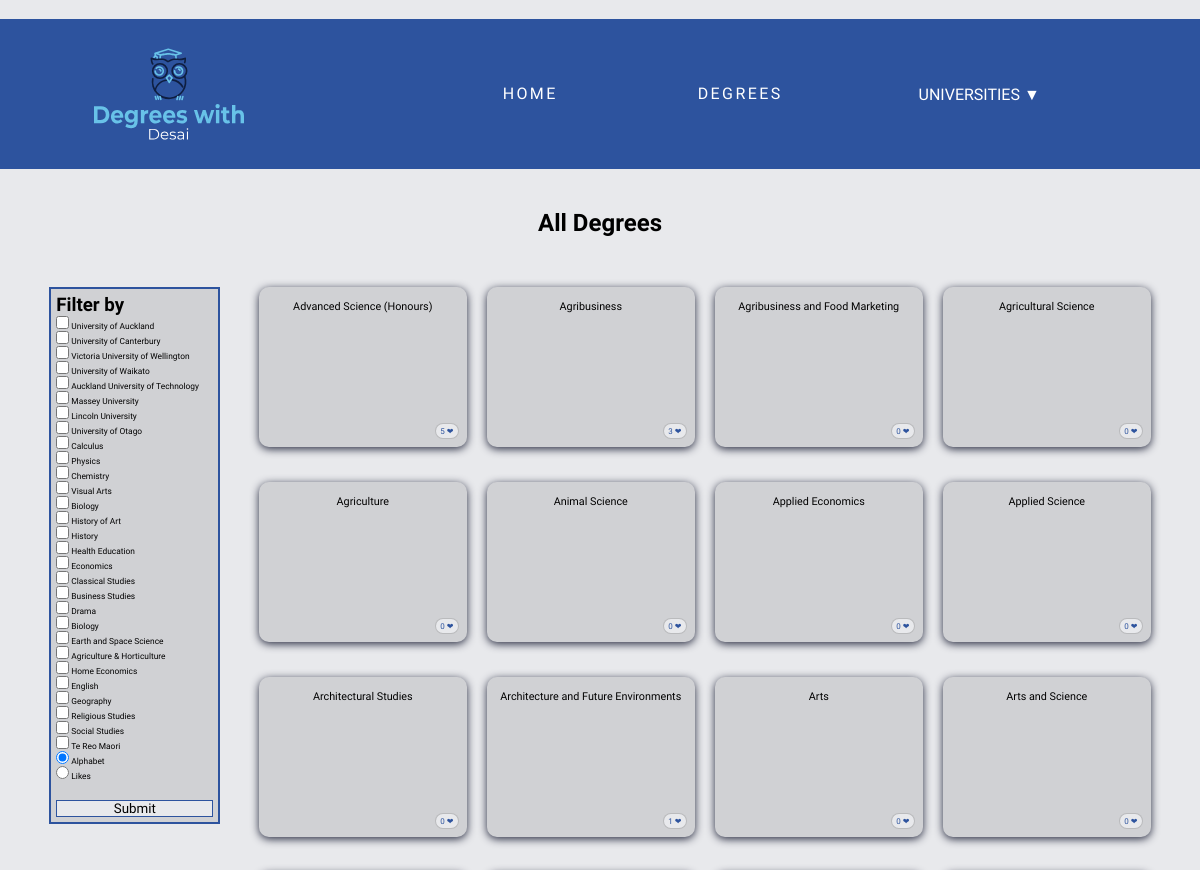
/degrees (upper part), run on an earlier commit of the app's database.
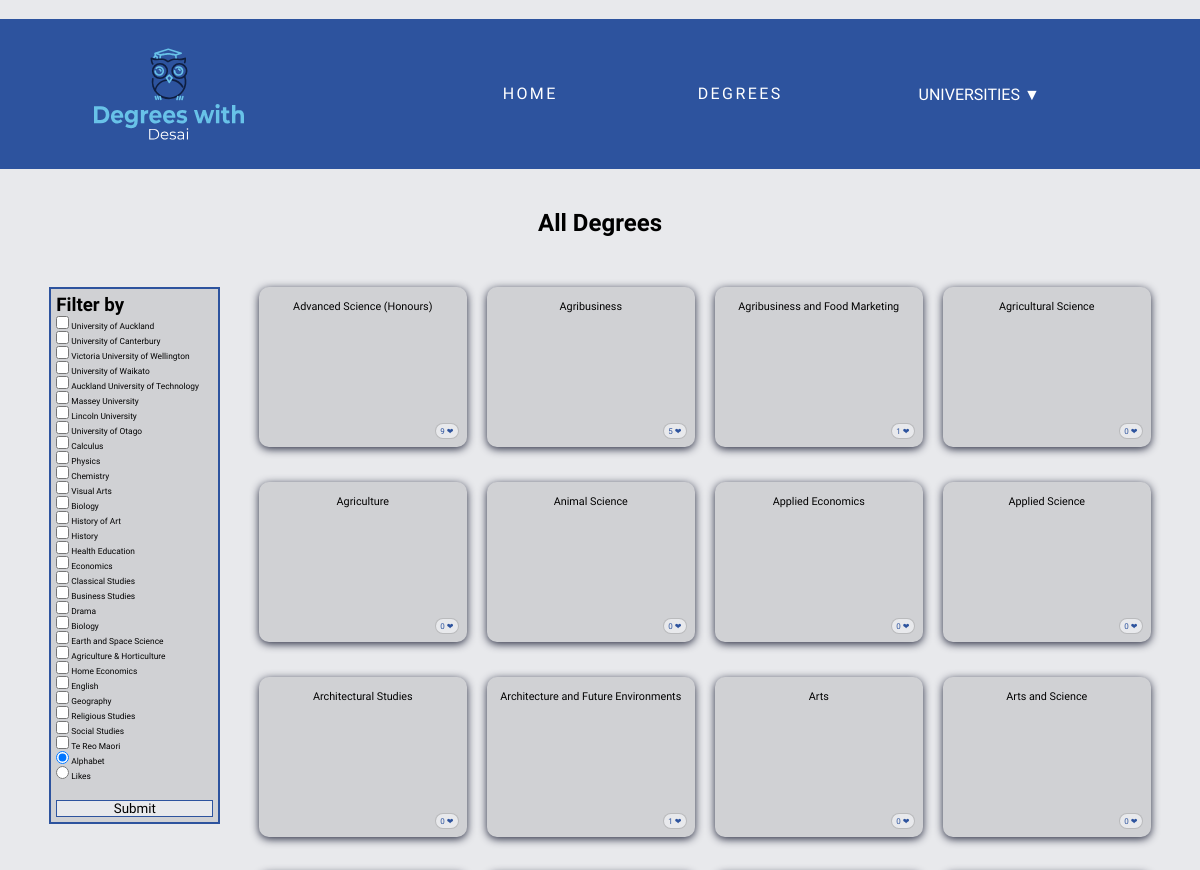
And on a later commit of the database.
### models.py (models this page shows)
class Degree(db.Model):
    __tablename__ = 'Degree'
    id = db.Column(db.Integer, primary_key=True)
    name = db.Column(db.String())
    description = db.Column(db.String())
    likes = db.Column(db.Integer)
    universities = db.relationship('University', secondary=UniversityDegree, back_populates='degrees')
    prerequisites = db.relationship('Prerequisites', back_populates='degrees')

### main.py (the view)
@app.route('/degrees', methods = ["GET", "POST"])
def degrees():
  form = SimpleForm()
  degrees = models.Degree.query.all()
  subjects = models.Subject.query.all()
  sort_by = "alphabet"
  if form.validate_on_submit():
    uni_degrees = []
    if form.uni_data.data:
      university_filter = (form.uni_data.data)
      print(university_filter)
      for degree in degrees:
        unis = [university.id for university in degree.universities]
        for uni in unis:
          if str(uni) in university_filter:
            uni_degrees.append(degree)
    else:
      uni_degrees = set(degrees)
    if form.subject_data.data:
      subject_filter = (form.subject_data.data)
      subjects = models.Prerequisites.query.filter(models.Prerequisites.sid.in_(subject_filter)).all()
      subjects = [subject.did for subject in subjects]
      sub_degrees = models.Degree.query.filter(models.Degree.id.in_(subjects)).all()
      degrees = list(set(uni_degrees) & set(sub_degrees))
      print(degrees)
    else:
      degrees = uni_degrees
    sort_by = form.radio.data
  else:
    print(form.errors)
  if sort_by == "alphabet":
    degrees = sorted(degrees, key=lambda degree: degree.name)
  elif sort_by == "likes":
    degrees = sorted(degrees, key=lambda degree: degree.likes)
  return render_template('degrees.html', degrees = degrees, forms=form)

### main.py (called while the page is built)
@app.context_processor
def context_processor():
  uni = models.University.query.all()
  return dict(uni=uni)

### templates/degrees.html (shortened to what this page needs)
﻿{% extends 'layout.html' %}
{% block content %}
<h2>All Degrees</h2>
<div class="all-degrees">
<form class='filter' method='POST' action='/degrees'>
    <div>
        <h3>Filter by</h3>
        {% for form in forms %}
        <div class="filter_item">{{ form }}</div>
        {% endfor %}
    </div>
    <br>
    <input type='submit'>
</form>
<div class='degrees-container'>
    {% for degree in degrees %}
    <div class='grid-item'>
        <div>
            <a href="{{ url_for('degree', id=degree.id )}}">
                <p>{{degree.name}}</p>
            </a>
        </div>
        <div>
            <button id="button" class="like_degree" type="submit" data-degree="{{ degree.name }}" onclick="post('{{ degree.name }}')" >
                <p>{{degree.likes}} &#10084;</p>
            </button>
        </div>
    </div>
    {% endfor %}
</div>
</div>
{% endblock %}

### templates/layout.html (shortened to what this page needs)
<!DOCTYPE html>
<html lang="en">
<head>
    <link rel='stylesheet' href='/static/css/style.css'>
</head>
<body>
    <div class = "top">
    {% include 'header.html'%}
    </div>
    <div class="content">
    {% block content %} {% endblock %}
    </div>
</body>
</html>

### templates/header.html (shortened to what this page needs)
<header>
    <a href='/'>
    </a>
    {% include 'nav.html'%}
</header>

### templates/nav.html (shortened to what this page needs)
<nav>
  <ul>
    <li><a href="{{ url_for('home') }}">Home</a></li>
    <li><a href="{{ url_for('degrees') }}">Degrees</a></li>
    <li>
      <div class="dropdown">
        <button class="dropbtn">Universities &#x25BC</button>
      </div>
    </li>
  </ul>
</nav>

### static/css/style.css (style rules this page uses)
:root { --clr_primary:#2d539e; --clr_secondary: #3a68b3; --clr_tertiary: #262a3f; --clr_bg: #e8e9ec; }
* { margin:0; padding:0; box-sizing: border-box; font-family: 'Exo 2', sans-serif; }
body { background: var(--clr_bg); }
a { text-decoration: none; color: var(--clr_primary); }
h2 { text-align: center; margin: 40px; }
.top { background: var(--clr_primary); min-height: 150px }
header { float: left; width: 100%; color: white; height: auto; display: flex; justify-content: space-around; }
nav { display: flex; align-items: center; }
nav ul { list-style-type: none; display: flex; margin: 0 auto; }
nav ul li { display: inline-block; margin: 1.5vh 50px; }
nav ul li a { color: #fff; text-transform: uppercase; text-decoration: none; letter-spacing: 0.15em; display: inline-block; padding: 15px 20px; position: relative; }
nav ul li a:after { background: none repeat scroll 0 0 transparent; bottom: 0; content: ""; display: block; height: 2px; left: 50%; position: absolute; background: #fff; transition: width 0.3s ease 0s, left 0.3s ease 0s; width: 0; }
.dropbtn { color: white; padding: 16px; font-size: 16px; border: none; background: none; text-transform: uppercase; }
.dropdown { display: inline-block; position: relative; }
.content { width: 95%; margin: 0 auto; margin-bottom: 50px; }
.all-degrees { display: flex; justify-content: space-around; }
.filter { width: 15%; height: 100%; display: flex; flex-direction: column; border: 2px solid var(--clr_primary); background-color:rgb(0,0,0,0.1); padding: 5px; margin: 10px; }
.filter .filter_item ul li { list-style-type: none; font-size: 0.7vw; }
.filter input[type=submit] { border: 1px solid var(--clr_primary); background: var(--clr_bg); transition: 0.2s all ease-in-out; }
.degrees-container { display: grid; grid-template-columns: repeat(4, 1fr); width: 80%; }
.grid-item { border-radius: 10px; text-align: center; width: auto; background-color:rgb(0,0,0,0.1); margin: 10px; height: 20vh; overflow: hidden; position: relative; text-align: center; font-size: 0.9vw; margin-bottom: 25px; box-shadow: 0 2px 8px var(--clr_tertiary); }
.grid-item a p { color: black; transition: all 0.3s ease-in-out; opacity: 1; }
.grid-item a { padding: 150px 250px; }
.grid-item button { height: 2vh; width: 2vw; position: absolute; top: 17vh; right: 1vh; background-color: var(--clr_bg); border: 1px solid rgba(0,0,0,0.2); border-radius: 15px; }
.grid-item button p { font-size: 1vh; color: var(--clr_primary); }

What changed in the data, as far as the page shows it:
changed Degree "Advanced Science (Honours)": likes "5" → "9"
changed Degree "Agribusiness": likes "3" → "5"
changed Degree "Agribusiness and Food Marketing": likes "0" → "1"
